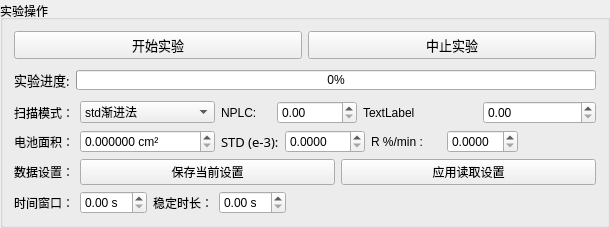
        <widget class="QGroupBox" name="expOp">
         <property name="sizePolicy">
          <sizepolicy hsizetype="Maximum" vsizetype="Preferred">
           <horstretch>0</horstretch>
           <verstretch>0</verstretch>
          </sizepolicy>
         </property>
         <property name="minimumSize">
          <size>
           <width>610</width>
           <height>0</height>
          </size>
         </property>
         <property name="maximumSize">
          <size>
           <width>800</width>
           <height>16777215</height>
          </size>
         </property>
         <property name="sizeIncrement">
          <size>
           <width>0</width>
           <height>0</height>
          </size>
         </property>
         <property name="title">
          <string>实验操作</string>
         </property>
         <property name="alignment">
          <set>Qt::AlignLeading|Qt::AlignLeft|Qt::AlignVCenter</set>
         </property>
         <layout class="QVBoxLayout" name="verticalLayout" stretch="3,0,0,0,0">
          <item>
           <widget class="QWidget" name="expSubOp_Layout" native="true">
            <property name="maximumSize">
             <size>
              <width>16777215</width>
              <height>130</height>
             </size>
            </property>
            <layout class="QVBoxLayout" name="verticalLayout_5" stretch="0,0">
             <property name="spacing">
              <number>6</number>
             </property>
             <property name="leftMargin">
              <number>0</number>
             </property>
             <property name="topMargin">
              <number>0</number>
             </property>
             <property name="rightMargin">
              <number>0</number>
             </property>
             <property name="bottomMargin">
              <number>0</number>
             </property>
             <item>
              <layout class="QHBoxLayout" name="horizontalLayout_5" stretch="0,0">
               <property name="topMargin">
                <number>0</number>
               </property>
               <property name="bottomMargin">
                <number>0</number>
               </property>
               <item>
                <widget class="QPushButton" name="runExpButton">
                 <property name="sizePolicy">
                  <sizepolicy hsizetype="Preferred" vsizetype="Preferred">
                   <horstretch>0</horstretch>
                   <verstretch>0</verstretch>
                  </sizepolicy>
                 </property>
                 <property name="minimumSize">
                  <size>
                   <width>0</width>
                   <height>0</height>
                  </size>
                 </property>
                 <property name="maximumSize">
                  <size>
                   <width>300</width>
                   <height>45</height>
                  </size>
                 </property>
                 <property name="sizeIncrement">
                  <size>
                   <width>0</width>
                   <height>0</height>
                  </size>
                 </property>
                 <property name="baseSize">
                  <size>
                   <width>0</width>
                   <height>0</height>
                  </size>
                 </property>
                 <property name="font">
                  <font>
                   <family>微软雅黑</family>
                   <pointsize>10</pointsize>
                  </font>
                 </property>
                 <property name="text">
                  <string>开始实验</string>
                 </property>
                </widget>
               </item>
               <item>
                <widget class="QPushButton" name="abortExpButton">
                 <property name="sizePolicy">
                  <sizepolicy hsizetype="Maximum" vsizetype="Maximum">
                   <horstretch>0</horstretch>
                   <verstretch>64</verstretch>
                  </sizepolicy>
                 </property>
                 <property name="minimumSize">
                  <size>
                   <width>0</width>
                   <height>0</height>
                  </size>
                 </property>
                 <property name="maximumSize">
                  <size>
                   <width>300</width>
                   <height>45</height>
                  </size>
                 </property>
                 <property name="sizeIncrement">
                  <size>
                   <width>0</width>
                   <height>0</height>
                  </size>
                 </property>
                 <property name="font">
                  <font>
                   <family>微软雅黑</family>
                   <pointsize>10</pointsize>
                  </font>
                 </property>
                 <property name="text">
                  <string>中止实验</string>
                 </property>
                </widget>
               </item>
              </layout>
             </item>
             <item>
              <layout class="QHBoxLayout" name="horizontalLayout_4" stretch="0,0">
               <property name="spacing">
                <number>6</number>
               </property>
               <property name="topMargin">
                <number>5</number>
               </property>
               <property name="bottomMargin">
                <number>5</number>
               </property>
               <item>
                <widget class="QLabel" name="expProgress_Label">
                 <property name="sizePolicy">
                  <sizepolicy hsizetype="Fixed" vsizetype="Fixed">
                   <horstretch>0</horstretch>
                   <verstretch>0</verstretch>
                  </sizepolicy>
                 </property>
                 <property name="minimumSize">
                  <size>
                   <width>0</width>
                   <height>0</height>
                  </size>
                 </property>
                 <property name="maximumSize">
                  <size>
                   <width>100</width>
                   <height>100</height>
                  </size>
                 </property>
                 <property name="baseSize">
                  <size>
                   <width>10</width>
                   <height>10</height>
                  </size>
                 </property>
                 <property name="font">
                  <font>
                   <family>微软雅黑</family>
                   <pointsize>10</pointsize>
                  </font>
                 </property>
                 <property name="text">
                  <string>实验进度:</string>
                 </property>
                </widget>
               </item>
               <item>
                <widget class="QProgressBar" name="progressBar">
                 <property name="sizePolicy">
                  <sizepolicy hsizetype="Expanding" vsizetype="Fixed">
                   <horstretch>1</horstretch>
                   <verstretch>0</verstretch>
                  </sizepolicy>
                 </property>
                 <property name="minimumSize">
                  <size>
                   <width>430</width>
                   <height>0</height>
                  </size>
                 </property>
                 <property name="maximumSize">
                  <size>
                   <width>16777215</width>
                   <height>20</height>
                  </size>
                 </property>
                 <property name="value">
                  <number>0</number>
                 </property>
                </widget>
               </item>
              </layout>
             </item>
            </layout>
           </widget>
          </item>
          <item>
           <layout class="QHBoxLayout" name="sweepMode_Layout" stretch="0,0,0,2,0,0">
            <item>
             <widget class="QLabel" name="sweepMode_label">
              <property name="sizePolicy">
               <sizepolicy hsizetype="Fixed" vsizetype="Preferred">
                <horstretch>0</horstretch>
                <verstretch>0</verstretch>
               </sizepolicy>
              </property>
              <property name="text">
               <string>扫描模式：</string>
              </property>
             </widget>
            </item>
            <item>
             <widget class="QComboBox" name="sweepMode">
              <property name="sizePolicy">
               <sizepolicy hsizetype="Fixed" vsizetype="Fixed">
                <horstretch>0</horstretch>
                <verstretch>0</verstretch>
               </sizepolicy>
              </property>
              <property name="minimumSize">
               <size>
                <width>135</width>
                <height>0</height>
               </size>
              </property>
              <property name="editable">
               <bool>false</bool>
              </property>
              <property name="currentText">
               <string>std渐进法</string>
              </property>
              <item>
               <property name="text">
                <string>std渐进法</string>
               </property>
              </item>
              <item>
               <property name="text">
                <string>k渐进法</string>
               </property>
              </item>
              <item>
               <property name="text">
                <string>MMPT</string>
               </property>
              </item>
             </widget>
            </item>
            <item>
             <widget class="QLabel" name="NPLC_Label">
              <property name="sizePolicy">
               <sizepolicy hsizetype="Fixed" vsizetype="Preferred">
                <horstretch>0</horstretch>
                <verstretch>0</verstretch>
               </sizepolicy>
              </property>
              <property name="maximumSize">
               <size>
                <width>50</width>
                <height>16777215</height>
               </size>
              </property>
              <property name="text">
               <string>NPLC:</string>
              </property>
             </widget>
            </item>
            <item>
             <widget class="QDoubleSpinBox" name="NPLCIn">
              <property name="sizePolicy">
               <sizepolicy hsizetype="Fixed" vsizetype="Fixed">
                <horstretch>0</horstretch>
                <verstretch>0</verstretch>
               </sizepolicy>
              </property>
              <property name="maximumSize">
               <size>
                <width>80</width>
                <height>16777215</height>
               </size>
              </property>
              <property name="specialValueText">
               <string/>
              </property>
              <property name="prefix">
               <string/>
              </property>
              <property name="maximum">
               <double>10.000000000000000</double>
              </property>
              <property name="value">
               <double>0.000000000000000</double>
              </property>
             </widget>
            </item>
            <item>
             <widget class="QLabel" name="label_8">
              <property name="text">
               <string>TextLabel</string>
              </property>
             </widget>
            </item>
            <item>
             <widget class="QDoubleSpinBox" name="doubleSpinBox"/>
            </item>
           </layout>
          </item>
          <item>
           <layout class="QHBoxLayout" name="commonDataSetting_Layout">
            <item>
             <widget class="QLabel" name="Area_Label">
              <property name="text">
               <string>电池面积：</string>
              </property>
             </widget>
            </item>
            <item>
             <widget class="QDoubleSpinBox" name="AreaIn">
              <property name="sizePolicy">
               <sizepolicy hsizetype="Minimum" vsizetype="Fixed">
                <horstretch>0</horstretch>
                <verstretch>0</verstretch>
               </sizepolicy>
              </property>
              <property name="minimumSize">
               <size>
                <width>135</width>
                <height>0</height>
               </size>
              </property>
              <property name="suffix">
               <string> cm²</string>
              </property>
              <property name="decimals">
               <number>6</number>
              </property>
              <property name="maximum">
               <double>100000000000.000000000000000</double>
              </property>
              <property name="singleStep">
               <double>0.000001000000000</double>
              </property>
             </widget>
            </item>
            <item>
             <widget class="QLabel" name="Variance_Label">
              <property name="sizePolicy">
               <sizepolicy hsizetype="Fixed" vsizetype="Preferred">
                <horstretch>0</horstretch>
                <verstretch>0</verstretch>
               </sizepolicy>
              </property>
              <property name="font">
               <font>
                <family>微软雅黑</family>
                <pointsize>10</pointsize>
               </font>
              </property>
              <property name="text">
               <string>STD (e-3):</string>
              </property>
             </widget>
            </item>
            <item>
             <widget class="QDoubleSpinBox" name="VarianceIn">
              <property name="sizePolicy">
               <sizepolicy hsizetype="Fixed" vsizetype="Fixed">
                <horstretch>0</horstretch>
                <verstretch>0</verstretch>
               </sizepolicy>
              </property>
              <property name="maximumSize">
               <size>
                <width>80</width>
                <height>16777215</height>
               </size>
              </property>
              <property name="buttonSymbols">
               <enum>QAbstractSpinBox::UpDownArrows</enum>
              </property>
              <property name="specialValueText">
               <string/>
              </property>
              <property name="prefix">
               <string/>
              </property>
              <property name="suffix">
               <string/>
              </property>
              <property name="decimals">
               <number>4</number>
              </property>
              <property name="maximum">
               <double>1000000000000000000000.000000000000000</double>
              </property>
              <property name="singleStep">
               <double>0.010000000000000</double>
              </property>
              <property name="value">
               <double>0.000000000000000</double>
              </property>
             </widget>
            </item>
            <item>
             <widget class="QLabel" name="Rlabel">
              <property name="minimumSize">
               <size>
                <width>70</width>
                <height>0</height>
               </size>
              </property>
              <property name="text">
               <string>R %/min :</string>
              </property>
             </widget>
            </item>
            <item>
             <widget class="QDoubleSpinBox" name="RIn">
              <property name="decimals">
               <number>4</number>
              </property>
              <property name="singleStep">
               <double>0.000001000000000</double>
              </property>
             </widget>
            </item>
            <item>
             <spacer name="horizontalSpacer_3">
              <property name="orientation">
               <enum>Qt::Horizontal</enum>
              </property>
              <property name="sizeHint" stdset="0">
               <size>
                <width>40</width>
                <height>20</height>
               </size>
              </property>
             </spacer>
            </item>
           </layout>
          </item>
          <item>
           <layout class="QHBoxLayout" name="preferenceSetting_Layout" stretch="1,5,5">
            <item>
             <widget class="QLabel" name="preferenceSetting_Label">
              <property name="text">
               <string>数据设置：</string>
              </property>
             </widget>
            </item>
            <item>
             <widget class="QPushButton" name="saveCurrentPreferencesButton">
              <property name="text">
               <string>保存当前设置</string>
              </property>
             </widget>
            </item>
            <item>
             <widget class="QPushButton" name="applyReadPreferencesButton">
              <property name="text">
               <string>应用读取设置</string>
              </property>
             </widget>
            </item>
           </layout>
          </item>
          <item>
           <layout class="QHBoxLayout" name="horizontalLayout_12">
            <item>
             <widget class="QLabel" name="durationWindow_Label">
              <property name="text">
               <string>时间窗口：</string>
              </property>
             </widget>
            </item>
            <item>
             <widget class="QDoubleSpinBox" name="durationWindowIn">
              <property name="suffix">
               <string> s</string>
              </property>
             </widget>
            </item>
            <item>
             <widget class="QLabel" name="durationTime_Label">
              <property name="text">
               <string>稳定时长：</string>
              </property>
             </widget>
            </item>
            <item>
             <widget class="QDoubleSpinBox" name="durationTimeIn">
              <property name="suffix">
               <string> s</string>
              </property>
             </widget>
            </item>
            <item>
             <spacer name="horizontalSpacer_2">
              <property name="orientation">
               <enum>Qt::Horizontal</enum>
              </property>
              <property name="sizeHint" stdset="0">
               <size>
                <width>40</width>
                <height>20</height>
               </size>
              </property>
             </spacer>
            </item>
           </layout>
          </item>
         </layout>
        </widget>
